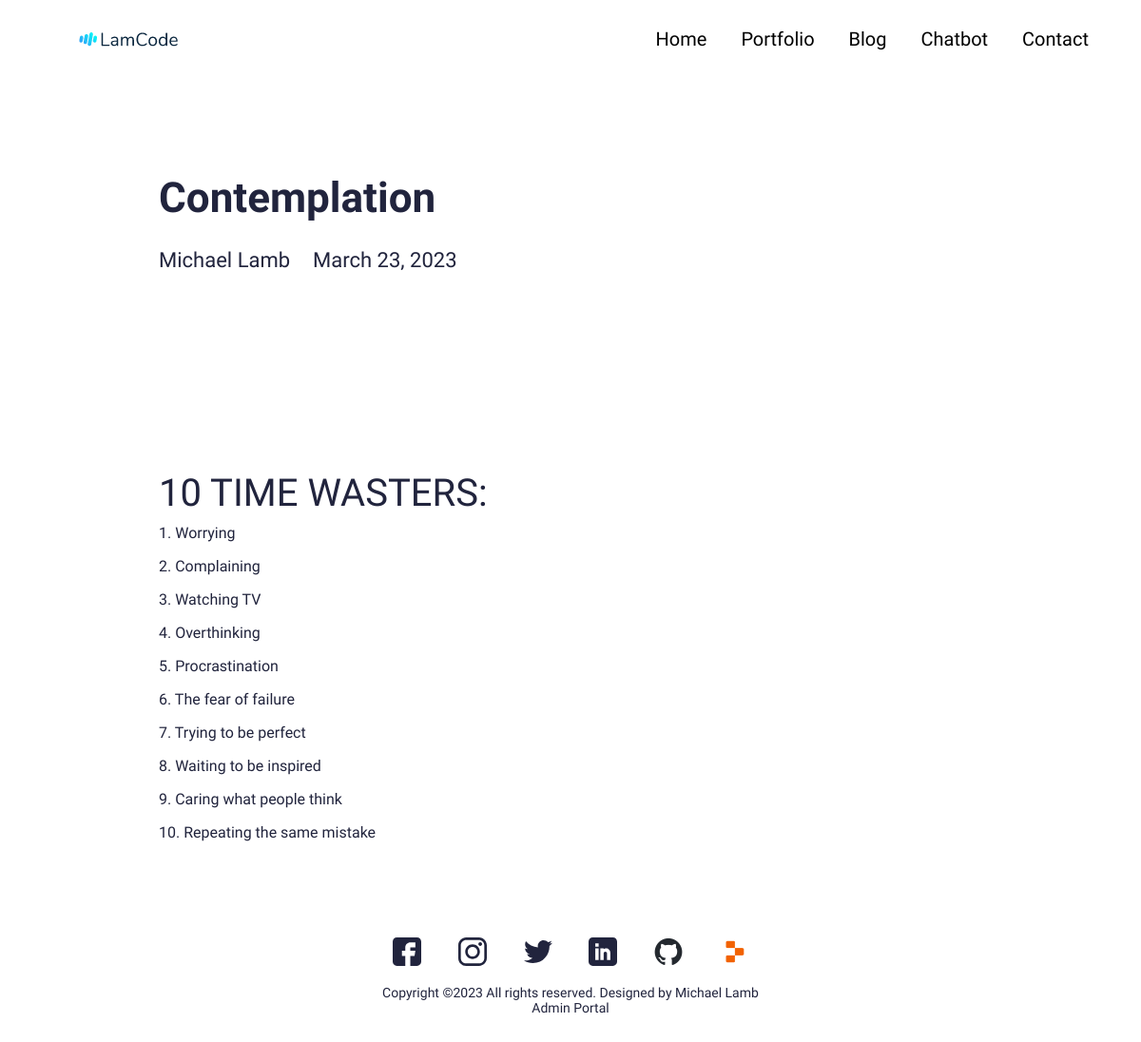
Page /blog/test on the committed database.
### main/models.py (models this page shows, shortened)
class Blog(models.Model):
    class Meta:
        verbose_name_plural = 'Blog Profiles'
        verbose_name = 'Blog'
        ordering = ["timestamp"]
    timestamp = models.DateTimeField(auto_now_add=True)
    author = models.CharField(max_length=200, blank=True, null=True)
    name = models.CharField(max_length=200, blank=True, null=True)
    description = models.CharField(max_length=500, blank=True, null=True)
    body = RichTextField(blank=True, null=True)
    slug = models.SlugField(null=True, blank=True)
    image = models.ImageField(blank=True, null=True, upload_to="blog")
    is_active = models.BooleanField(default=True)

### main/views.py (the view)
# urls.py: path('blog/<slug:slug>', views.BlogDetailView.as_view(), name="blog"),
class BlogDetailView(generic.DetailView):
	model = Blog
	template_name = "main/blog-detail.html"

### resume/context_processors.py (called while the page is built)
def project_context(request):
    context = {
        'me': User.objects.first(),
    }
    return context

### main/templates/main/blog-detail.html (shortened to what this page needs)
{% extends 'main/base.html' %}
{% load static %}
{% block content %}
<section>
  <div class="innerPageBannerCol">
    <div class="container">
      <div class="row g-4 g-md-3  align-items-center">
        <div class="col-md-6">
          <div class="bannerContent">
            <h1 class="xlTitle pb-md-3">{{object.name|title}}</h1>
          </div>
        </div>
      </div>
      <div class="row">
        <div class="col-md-auto">
          <div class="authorCol">
            <h4 class="smTitle pb-3">{{object.author|title}}</h4>
          </div>
        </div>
        <div class="col-md">
          <h4 class="smTitle pb-3">{{object.timestamp.date}}</h4>
        </div>
      </div>
    </div>
  </div>
</section>
<section>
  <div class="sectionSpaceSm">
    <div class="container">
      {{object.body|safe}}
    </div>
  </div>
</section>
{% endblock %}

### static/css/style.css (style rules this page uses)
:root { --primaryColor: #000000; --primaryDarkColor: #000000; --primaryHoverColor: #0fc1e1; --secondaryColor: #00cff9; --baseColor: #21243D; --baseFont: 'Heebo', sans-serif; --titleFont: 'Courier Prime', monospace; --regular: 400; --medium: 500; --bold: 700; --black: 900; --lightBg: #F1F1F1; }
html { scroll-behavior: smooth; }
body { font-family: var(--baseFont); color: var(--baseColor); line-height: normal; }
.xlTitle { font-size: 44px; line-height: 1.3; font-weight: var(--bold); font-family: var(--titleFont) }
.smTitle { font-size: 22px; line-height: normal; font-weight: var(--regular); font-family: var(--titleFont) }
.sectionSpaceSm { padding: 35px 0; }
.innerPageBannerCol { padding: 180px 0 150px; }
@media (min-width:992px) { .container, .container-lg, .container-md, .container-sm, .container-xl, .container-xxl { max-width: 890px; } }

### rows in the picture
Blog: name "Contemplation", author "Michael Lamb", timestamp "March 23, 2023", body "10 TIME WASTERS: 1. Worrying 2. Complaining 3. Watching TV 4. Overthinking 5. Procrastination 6. The fear of failure 7. Trying to be perfect 8. Waiting to be inspired 9. Caring what people think 10. Repeating the same mistake"
